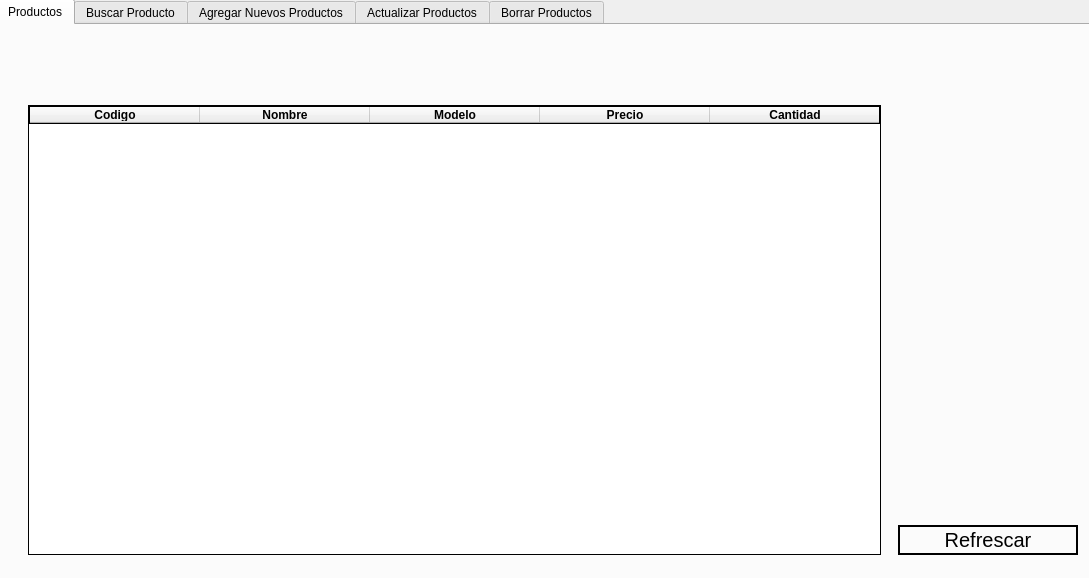
<?xml version="1.0" encoding="UTF-8"?>
<ui version="4.0">
 <class>MainWindow</class>
 <widget class="QMainWindow" name="MainWindow">
  <property name="geometry">
   <rect>
    <x>0</x>
    <y>0</y>
    <width>1089</width>
    <height>578</height>
   </rect>
  </property>
  <property name="windowTitle">
   <string>MainWindow</string>
  </property>
  <property name="styleSheet">
   <string notr="true"/>
  </property>
  <widget class="QWidget" name="centralwidget">
   <widget class="QTabWidget" name="tabWidget">
    <property name="geometry">
     <rect>
      <x>-4</x>
      <y>-1</y>
      <width>1101</width>
      <height>581</height>
     </rect>
    </property>
    <property name="cursor">
     <cursorShape>ArrowCursor</cursorShape>
    </property>
    <property name="currentIndex">
     <number>0</number>
    </property>
    <widget class="QWidget" name="tab">
     <attribute name="title">
      <string>Productos</string>
     </attribute>
     <widget class="QTableWidget" name="tProductos">
      <property name="enabled">
       <bool>true</bool>
      </property>
      <property name="geometry">
       <rect>
        <x>30</x>
        <y>80</y>
        <width>853</width>
        <height>450</height>
       </rect>
      </property>
      <property name="sizePolicy">
       <sizepolicy hsizetype="Expanding" vsizetype="Expanding">
        <horstretch>0</horstretch>
        <verstretch>0</verstretch>
       </sizepolicy>
      </property>
      <property name="styleSheet">
       <string notr="true">border: 1px solid #000;</string>
      </property>
      <property name="editTriggers">
       <set>QAbstractItemView::NoEditTriggers</set>
      </property>
      <attribute name="horizontalHeaderVisible">
       <bool>true</bool>
      </attribute>
      <attribute name="horizontalHeaderCascadingSectionResizes">
       <bool>false</bool>
      </attribute>
      <attribute name="horizontalHeaderDefaultSectionSize">
       <number>170</number>
      </attribute>
      <column>
       <property name="text">
        <string>Codigo</string>
       </property>
       <property name="font">
        <font>
         <weight>75</weight>
         <bold>true</bold>
        </font>
       </property>
      </column>
      <column>
       <property name="text">
        <string>Nombre</string>
       </property>
       <property name="font">
        <font>
         <weight>75</weight>
         <bold>true</bold>
        </font>
       </property>
      </column>
      <column>
       <property name="text">
        <string>Modelo</string>
       </property>
       <property name="font">
        <font>
         <weight>75</weight>
         <bold>true</bold>
        </font>
       </property>
      </column>
      <column>
       <property name="text">
        <string>Precio</string>
       </property>
       <property name="font">
        <font>
         <weight>75</weight>
         <bold>true</bold>
        </font>
       </property>
      </column>
      <column>
       <property name="text">
        <string>Cantidad</string>
       </property>
       <property name="font">
        <font>
         <weight>75</weight>
         <bold>true</bold>
        </font>
       </property>
      </column>
     </widget>
     <widget class="QPushButton" name="bRefrescar">
      <property name="geometry">
       <rect>
        <x>900</x>
        <y>500</y>
        <width>180</width>
        <height>30</height>
       </rect>
      </property>
      <property name="font">
       <font>
        <pointsize>15</pointsize>
       </font>
      </property>
      <property name="cursor">
       <cursorShape>PointingHandCursor</cursorShape>
      </property>
      <property name="styleSheet">
       <string notr="true">QPushButton
{
	border: 2px solid #000;
}

QPushButton:hover
{
	background-color: #ccc;
}</string>
      </property>
      <property name="text">
       <string>Refrescar</string>
      </property>
     </widget>
    </widget>
    <widget class="QWidget" name="tab_2">
     <attribute name="title">
      <string>Buscar Producto</string>
     </attribute>
     <widget class="QLabel" name="label">
      <property name="geometry">
       <rect>
        <x>30</x>
        <y>20</y>
        <width>221</width>
        <height>30</height>
       </rect>
      </property>
      <property name="font">
       <font>
        <pointsize>15</pointsize>
       </font>
      </property>
      <property name="text">
       <string>Nombre del Producto: </string>
      </property>
     </widget>
     <widget class="QLineEdit" name="inputBuscar">
      <property name="geometry">
       <rect>
        <x>240</x>
        <y>20</y>
        <width>171</width>
        <height>30</height>
       </rect>
      </property>
      <property name="font">
       <font>
        <pointsize>15</pointsize>
       </font>
      </property>
     </widget>
     <widget class="QTableWidget" name="tProductosB">
      <property name="geometry">
       <rect>
        <x>30</x>
        <y>80</y>
        <width>853</width>
        <height>450</height>
       </rect>
      </property>
      <property name="styleSheet">
       <string notr="true">border: 1px solid #000;</string>
      </property>
      <property name="editTriggers">
       <set>QAbstractItemView::NoEditTriggers</set>
      </property>
      <attribute name="horizontalHeaderDefaultSectionSize">
       <number>170</number>
      </attribute>
      <column>
       <property name="text">
        <string>Codigo</string>
       </property>
       <property name="font">
        <font>
         <weight>75</weight>
         <bold>true</bold>
        </font>
       </property>
      </column>
      <column>
       <property name="text">
        <string>Nombre</string>
       </property>
       <property name="font">
        <font>
         <weight>75</weight>
         <bold>true</bold>
        </font>
       </property>
      </column>
      <column>
       <property name="text">
        <string>Modelo</string>
       </property>
       <property name="font">
        <font>
         <weight>75</weight>
         <bold>true</bold>
        </font>
       </property>
      </column>
      <column>
       <property name="text">
        <string>Precio</string>
       </property>
       <property name="font">
        <font>
         <weight>75</weight>
         <bold>true</bold>
        </font>
       </property>
      </column>
      <column>
       <property name="text">
        <string>Cantidad</string>
       </property>
       <property name="font">
        <font>
         <weight>75</weight>
         <bold>true</bold>
        </font>
       </property>
      </column>
     </widget>
     <widget class="QPushButton" name="bBuscar">
      <property name="geometry">
       <rect>
        <x>900</x>
        <y>500</y>
        <width>180</width>
        <height>30</height>
       </rect>
      </property>
      <property name="font">
       <font>
        <pointsize>15</pointsize>
       </font>
      </property>
      <property name="cursor">
       <cursorShape>PointingHandCursor</cursorShape>
      </property>
      <property name="styleSheet">
       <string notr="true">QPushButton
{
	border: 2px solid #000;
}

QPushButton:hover
{
	background-color: #ccc;
}</string>
      </property>
      <property name="text">
       <string>Buscar</string>
      </property>
     </widget>
    </widget>
    <widget class="QWidget" name="tab_3">
     <attribute name="title">
      <string>Agregar Nuevos Productos</string>
     </attribute>
     <widget class="QWidget" name="formLayoutWidget">
      <property name="geometry">
       <rect>
        <x>180</x>
        <y>50</y>
        <width>741</width>
        <height>331</height>
       </rect>
      </property>
      <layout class="QFormLayout" name="formLayout">
       <property name="rightMargin">
        <number>10</number>
       </property>
       <item row="0" column="0">
        <widget class="QLabel" name="label_2">
         <property name="font">
          <font>
           <pointsize>15</pointsize>
          </font>
         </property>
         <property name="styleSheet">
          <string notr="true">Padding: 15px;</string>
         </property>
         <property name="text">
          <string>Codigo</string>
         </property>
         <property name="alignment">
          <set>Qt::AlignCenter</set>
         </property>
        </widget>
       </item>
       <item row="2" column="0">
        <widget class="QLabel" name="label_3">
         <property name="font">
          <font>
           <pointsize>15</pointsize>
          </font>
         </property>
         <property name="styleSheet">
          <string notr="true">Padding: 15px;</string>
         </property>
         <property name="text">
          <string>Nombre</string>
         </property>
         <property name="alignment">
          <set>Qt::AlignCenter</set>
         </property>
        </widget>
       </item>
       <item row="2" column="1">
        <widget class="QLineEdit" name="inputANombre">
         <property name="styleSheet">
          <string notr="true">margin-top: 10px;
padding: 5px;</string>
         </property>
        </widget>
       </item>
       <item row="3" column="0">
        <widget class="QLabel" name="label_4">
         <property name="font">
          <font>
           <pointsize>15</pointsize>
          </font>
         </property>
         <property name="styleSheet">
          <string notr="true">Padding: 15px;</string>
         </property>
         <property name="text">
          <string>Modelo</string>
         </property>
         <property name="alignment">
          <set>Qt::AlignCenter</set>
         </property>
        </widget>
       </item>
       <item row="3" column="1">
        <widget class="QLineEdit" name="inputAModelo">
         <property name="styleSheet">
          <string notr="true">margin-top: 10px;
padding: 5px;</string>
         </property>
        </widget>
       </item>
       <item row="4" column="0">
        <widget class="QLabel" name="label_5">
         <property name="font">
          <font>
           <pointsize>15</pointsize>
          </font>
         </property>
         <property name="styleSheet">
          <string notr="true">Padding: 15px;</string>
         </property>
         <property name="text">
          <string>Precio</string>
         </property>
         <property name="alignment">
          <set>Qt::AlignCenter</set>
         </property>
        </widget>
       </item>
       <item row="4" column="1">
        <widget class="QLineEdit" name="inputAPrecio">
         <property name="styleSheet">
          <string notr="true">margin-top: 10px;
padding: 5px;</string>
         </property>
        </widget>
       </item>
       <item row="5" column="0">
        <widget class="QLabel" name="label_6">
         <property name="font">
          <font>
           <pointsize>15</pointsize>
          </font>
         </property>
         <property name="styleSheet">
          <string notr="true">Padding: 15px;</string>
         </property>
         <property name="text">
          <string>Cantidad</string>
         </property>
         <property name="alignment">
          <set>Qt::AlignCenter</set>
         </property>
        </widget>
       </item>
       <item row="5" column="1">
        <widget class="QLineEdit" name="inputACantidad">
         <property name="styleSheet">
          <string notr="true">margin-top: 10px;
padding: 5px;</string>
         </property>
        </widget>
       </item>
       <item row="0" column="1">
        <widget class="QLineEdit" name="inputACodigo">
         <property name="styleSheet">
          <string notr="true">margin-top: 10px;
padding: 5px;</string>
         </property>
        </widget>
       </item>
      </layout>
     </widget>
     <widget class="QPushButton" name="bAgrProducto">
      <property name="geometry">
       <rect>
        <x>420</x>
        <y>430</y>
        <width>291</width>
        <height>51</height>
       </rect>
      </property>
      <property name="font">
       <font>
        <pointsize>15</pointsize>
       </font>
      </property>
      <property name="cursor">
       <cursorShape>PointingHandCursor</cursorShape>
      </property>
      <property name="styleSheet">
       <string notr="true">QPushButton
{
	border: 2px solid #000;
}

QPushButton:hover
{
	background-color: #ccc;
}</string>
      </property>
      <property name="text">
       <string>Agregar Producto</string>
      </property>
     </widget>
    </widget>
    <widget class="QWidget" name="tab_4">
     <attribute name="title">
      <string>Actualizar Productos</string>
     </attribute>
     <widget class="QWidget" name="formLayoutWidget_2">
      <property name="geometry">
       <rect>
        <x>440</x>
        <y>40</y>
        <width>621</width>
        <height>321</height>
       </rect>
      </property>
      <layout class="QFormLayout" name="formLayout_2">
       <property name="leftMargin">
        <number>10</number>
       </property>
       <property name="topMargin">
        <number>10</number>
       </property>
       <property name="rightMargin">
        <number>10</number>
       </property>
       <item row="0" column="0">
        <widget class="QLabel" name="label_8">
         <property name="font">
          <font>
           <pointsize>15</pointsize>
          </font>
         </property>
         <property name="styleSheet">
          <string notr="true">Padding: 15px;</string>
         </property>
         <property name="text">
          <string>Codigo</string>
         </property>
        </widget>
       </item>
       <item row="0" column="1">
        <widget class="QLineEdit" name="actCodigo">
         <property name="styleSheet">
          <string notr="true">margin-top: 10px;
padding: 5px;</string>
         </property>
        </widget>
       </item>
       <item row="1" column="0">
        <widget class="QLabel" name="label_9">
         <property name="font">
          <font>
           <pointsize>15</pointsize>
          </font>
         </property>
         <property name="styleSheet">
          <string notr="true">Padding: 15px;</string>
         </property>
         <property name="text">
          <string>Nombre</string>
         </property>
        </widget>
       </item>
       <item row="1" column="1">
        <widget class="QLineEdit" name="actNombre">
         <property name="styleSheet">
          <string notr="true">margin-top: 10px;
padding: 5px;</string>
         </property>
        </widget>
       </item>
       <item row="2" column="0">
        <widget class="QLabel" name="label_10">
         <property name="font">
          <font>
           <pointsize>15</pointsize>
          </font>
         </property>
         <property name="styleSheet">
          <string notr="true">Padding: 15px;</string>
         </property>
         <property name="text">
          <string>Modelo</string>
         </property>
        </widget>
       </item>
       <item row="2" column="1">
        <widget class="QLineEdit" name="actModelo">
         <property name="styleSheet">
          <string notr="true">margin-top: 10px;
padding: 5px;</string>
         </property>
        </widget>
       </item>
       <item row="3" column="0">
        <widget class="QLabel" name="label_11">
         <property name="font">
          <font>
           <pointsize>15</pointsize>
          </font>
         </property>
         <property name="styleSheet">
          <string notr="true">Padding: 15px;</string>
         </property>
         <property name="text">
          <string>Precio</string>
         </property>
        </widget>
       </item>
       <item row="3" column="1">
        <widget class="QLineEdit" name="acrPrecio">
         <property name="styleSheet">
          <string notr="true">margin-top: 10px;
padding: 5px;</string>
         </property>
        </widget>
       </item>
       <item row="4" column="0">
        <widget class="QLabel" name="label_12">
         <property name="font">
          <font>
           <pointsize>15</pointsize>
          </font>
         </property>
         <property name="styleSheet">
          <string notr="true">Padding: 15px;</string>
         </property>
         <property name="text">
          <string>Cantidad</string>
         </property>
        </widget>
       </item>
       <item row="4" column="1">
        <widget class="QLineEdit" name="actCantidad">
         <property name="styleSheet">
          <string notr="true">margin-top: 10px;
padding: 5px;</string>
         </property>
        </widget>
       </item>
      </layout>
     </widget>
     <widget class="QLabel" name="label_7">
      <property name="geometry">
       <rect>
        <x>100</x>
        <y>150</y>
        <width>260</width>
        <height>50</height>
       </rect>
      </property>
      <property name="font">
       <font>
        <pointsize>15</pointsize>
       </font>
      </property>
      <property name="text">
       <string>Ingrese el ID del producto</string>
      </property>
      <property name="alignment">
       <set>Qt::AlignCenter</set>
      </property>
     </widget>
     <widget class="QLineEdit" name="idProducto">
      <property name="geometry">
       <rect>
        <x>100</x>
        <y>220</y>
        <width>260</width>
        <height>30</height>
       </rect>
      </property>
     </widget>
     <widget class="QPushButton" name="bBuscarAct">
      <property name="geometry">
       <rect>
        <x>160</x>
        <y>280</y>
        <width>131</width>
        <height>31</height>
       </rect>
      </property>
      <property name="font">
       <font>
        <pointsize>13</pointsize>
       </font>
      </property>
      <property name="cursor">
       <cursorShape>PointingHandCursor</cursorShape>
      </property>
      <property name="text">
       <string>Buscar</string>
      </property>
     </widget>
     <widget class="QPushButton" name="bActualizar">
      <property name="geometry">
       <rect>
        <x>410</x>
        <y>440</y>
        <width>241</width>
        <height>51</height>
       </rect>
      </property>
      <property name="font">
       <font>
        <pointsize>15</pointsize>
       </font>
      </property>
      <property name="cursor">
       <cursorShape>PointingHandCursor</cursorShape>
      </property>
      <property name="styleSheet">
       <string notr="true">QPushButton
{
	border: 2px solid #000;
}

QPushButton:hover
{
	background-color: #ccc;
}</string>
      </property>
      <property name="text">
       <string>Actualizar</string>
      </property>
     </widget>
     <widget class="QLabel" name="etInfoAct">
      <property name="geometry">
       <rect>
        <x>100</x>
        <y>370</y>
        <width>260</width>
        <height>30</height>
       </rect>
      </property>
      <property name="font">
       <font>
        <pointsize>15</pointsize>
       </font>
      </property>
      <property name="text">
       <string/>
      </property>
      <property name="alignment">
       <set>Qt::AlignCenter</set>
      </property>
     </widget>
    </widget>
    <widget class="QWidget" name="tab_5">
     <attribute name="title">
      <string>Borrar Productos</string>
     </attribute>
     <widget class="QTableWidget" name="tProductosDlt">
      <property name="geometry">
       <rect>
        <x>30</x>
        <y>80</y>
        <width>853</width>
        <height>450</height>
       </rect>
      </property>
      <property name="styleSheet">
       <string notr="true">border: 1px solid #000;</string>
      </property>
      <property name="editTriggers">
       <set>QAbstractItemView::NoEditTriggers</set>
      </property>
      <attribute name="horizontalHeaderDefaultSectionSize">
       <number>170</number>
      </attribute>
      <column>
       <property name="text">
        <string>Codigo</string>
       </property>
       <property name="font">
        <font>
         <weight>75</weight>
         <bold>true</bold>
        </font>
       </property>
      </column>
      <column>
       <property name="text">
        <string>Nombre</string>
       </property>
       <property name="font">
        <font>
         <weight>75</weight>
         <bold>true</bold>
        </font>
       </property>
      </column>
      <column>
       <property name="text">
        <string>Modelo</string>
       </property>
       <property name="font">
        <font>
         <weight>75</weight>
         <bold>true</bold>
        </font>
       </property>
      </column>
      <column>
       <property name="text">
        <string>Precio</string>
       </property>
       <property name="font">
        <font>
         <weight>75</weight>
         <bold>true</bold>
        </font>
       </property>
      </column>
      <column>
       <property name="text">
        <string>Cantidad</string>
       </property>
       <property name="font">
        <font>
         <weight>75</weight>
         <bold>true</bold>
        </font>
       </property>
      </column>
     </widget>
     <widget class="QLabel" name="label_13">
      <property name="geometry">
       <rect>
        <x>30</x>
        <y>20</y>
        <width>91</width>
        <height>30</height>
       </rect>
      </property>
      <property name="font">
       <font>
        <pointsize>15</pointsize>
       </font>
      </property>
      <property name="text">
       <string>Código:</string>
      </property>
     </widget>
     <widget class="QLineEdit" name="inputBuscarDlt">
      <property name="geometry">
       <rect>
        <x>130</x>
        <y>20</y>
        <width>171</width>
        <height>30</height>
       </rect>
      </property>
      <property name="font">
       <font>
        <pointsize>15</pointsize>
       </font>
      </property>
     </widget>
     <widget class="QPushButton" name="bOkDlt">
      <property name="geometry">
       <rect>
        <x>360</x>
        <y>20</y>
        <width>121</width>
        <height>31</height>
       </rect>
      </property>
      <property name="font">
       <font>
        <pointsize>15</pointsize>
       </font>
      </property>
      <property name="text">
       <string>Ok</string>
      </property>
     </widget>
     <widget class="QPushButton" name="bBorrar">
      <property name="geometry">
       <rect>
        <x>900</x>
        <y>500</y>
        <width>180</width>
        <height>30</height>
       </rect>
      </property>
      <property name="font">
       <font>
        <pointsize>15</pointsize>
       </font>
      </property>
      <property name="cursor">
       <cursorShape>PointingHandCursor</cursorShape>
      </property>
      <property name="styleSheet">
       <string notr="true">QPushButton
{
	border: 2px solid #000;
}

QPushButton:hover
{
	background-color: #ccc;
}</string>
      </property>
      <property name="text">
       <string>Borrar</string>
      </property>
     </widget>
     <widget class="QLabel" name="etInfoDlt">
      <property name="geometry">
       <rect>
        <x>560</x>
        <y>20</y>
        <width>260</width>
        <height>30</height>
       </rect>
      </property>
      <property name="font">
       <font>
        <pointsize>15</pointsize>
       </font>
      </property>
      <property name="text">
       <string/>
      </property>
      <property name="alignment">
       <set>Qt::AlignCenter</set>
      </property>
     </widget>
    </widget>
   </widget>
  </widget>
 </widget>
 <resources/>
 <connections/>
</ui>
